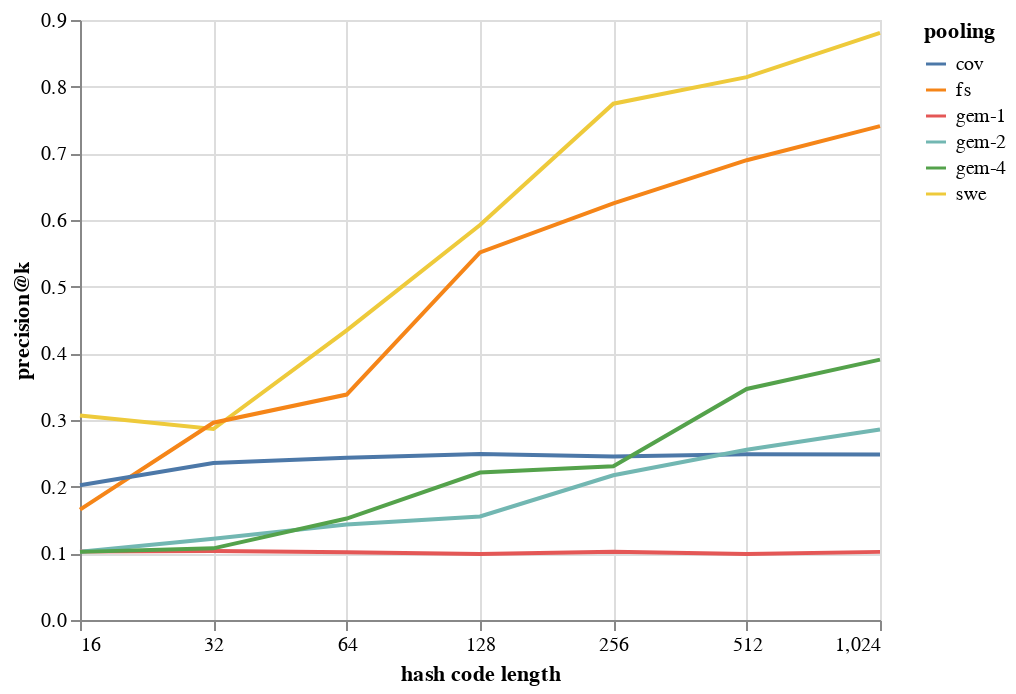

Notebook code for this chart:
### Code cell
pointmnist_data_alt = alt.Data(values=pointmnist_data)
alt.Chart(pointmnist_data_alt).mark_line().encode(
    alt.X('code_length:Q', scale=alt.Scale(type='log', base=2), title='hash code length'),
    alt.Y('precision_k:Q', title='precision@k'),
    color='pooling:N'
)

### Figure 1 — Vega-Lite specification as saved in the notebook (floating-point values rounded to 4 significant figures)
{"config": {"view": {"continuousWidth": 400, "continuousHeight": 300}}, "data": {"values": [{"dataset": "point_mnist", "pooling": "swe", "ann": "faiss-lsh", "k": 8, "code_length": 16, "emb_time_per_sample": 0.004156, "inf_time_per_sample": 3.268e-05, "acc": 0.3843, "precision_k": 0.3066}, {"dataset": "point_mnist", "pooling": "swe", "ann": "faiss-lsh", "k": 8, "code_length": 32, "emb_time_per_sample": 0.004216, "inf_time_per_sample": 4.622e-05, "acc": 0.3246, "precision_k": 0.2864}, {"dataset": "point_mnist", "pooling": "swe", "ann": "faiss-lsh", "k": 8, "code_length": 64, "emb_time_per_sample": 0.003964, "inf_time_per_sample": 5.311e-05, "acc": 0.519, "precision_k": 0.4344}, {"dataset": "point_mnist", "pooling": "swe", "ann": "faiss-lsh", "k": 8, "code_length": 128, "emb_time_per_sample": 0.004153, "inf_time_per_sample": 6.289e-05, "acc": 0.6752, "precision_k": 0.5926}, {"dataset": "point_mnist", "pooling": "swe", "ann": "faiss-lsh", "k": 8, "code_length": 256, "emb_time_per_sample": 0.004049, "inf_time_per_sample": 0.0001778, "acc": 0.8439, "precision_k": 0.7745}, {"dataset": "point_mnist", "pooling": "swe", "ann": "faiss-lsh", "k": 8, "code_length": 512, "emb_time_per_sample": 0.004618, "inf_time_per_sample": 0.0004509, "acc": 0.8782, "precision_k": 0.8143}, {"dataset": "point_mnist", "pooling": "swe", "ann": "faiss-lsh", "k": 8, "code_length": 1024, "emb_time_per_sample": 0.003932, "inf_time_per_sample": 0.0006442, "acc": 0.9216, "precision_k": 0.8807}, {"dataset": "point_mnist", "pooling": "fs", "ann": "faiss-lsh", "k": 8, "code_length": 16, "emb_time_per_sample": 0.0003066, "inf_time_per_sample": 1.056e-05, "acc": 0.1735, "precision_k": 0.1656}, {"dataset": "point_mnist", "pooling": "fs", "ann": "faiss-lsh", "k": 8, "code_length": 32, "emb_time_per_sample": 0.0002134, "inf_time_per_sample": 9.465e-06, "acc": 0.3596, "precision_k": 0.2959}, {"dataset": "point_mnist", "pooling": "fs", "ann": "faiss-lsh", "k": 8, "code_length": 64, "emb_time_per_sample": 0.0002725, "inf_time_per_sample": 2.185e-05, "acc": 0.416, "precision_k": 0.3382}, {"dataset": "point_mnist", "pooling": "fs", "ann": "faiss-lsh", "k": 8, "code_length": 128, "emb_time_per_sample": 0.0002247, "inf_time_per_sample": 3.033e-05, "acc": 0.6417, "precision_k": 0.5513}, {"dataset": "point_mnist", "pooling": "fs", "ann": "faiss-lsh", "k": 8, "code_length": 256, "emb_time_per_sample": 0.0002199, "inf_time_per_sample": 0.0001118, "acc": 0.7091, "precision_k": 0.625}, {"dataset": "point_mnist", "pooling": "fs", "ann": "faiss-lsh", "k": 8, "code_length": 512, "emb_time_per_sample": 0.0002227, "inf_time_per_sample": 0.0001963, "acc": 0.7675, "precision_k": 0.6897}, {"dataset": "point_mnist", "pooling": "fs", "ann": "faiss-lsh", "k": 8, "code_length": 1024, "emb_time_per_sample": 0.0002368, "inf_time_per_sample": 0.000354, "acc": 0.8142, "precision_k": 0.7409}, {"dataset": "point_mnist", "pooling": "cov", "ann": "faiss-lsh", "k": 8, "code_length": 16, "emb_time_per_sample": 0.000109, "inf_time_per_sample": 9.697e-06, "acc": 0.2188, "precision_k": 0.202}, {"dataset": "point_mnist", "pooling": "cov", "ann": "faiss-lsh", "k": 8, "code_length": 32, "emb_time_per_sample": 9.372e-05, "inf_time_per_sample": 1.029e-05, "acc": 0.2591, "precision_k": 0.2353}, {"dataset": "point_mnist", "pooling": "cov", "ann": "faiss-lsh", "k": 8, "code_length": 64, "emb_time_per_sample": 0.0001016, "inf_time_per_sample": 2.388e-05, "acc": 0.2682, "precision_k": 0.2432}, {"dataset": "point_mnist", "pooling": "cov", "ann": "faiss-lsh", "k": 8, "code_length": 128, "emb_time_per_sample": 0.0001055, "inf_time_per_sample": 3.183e-05, "acc": 0.2831, "precision_k": 0.2491}, {"dataset": "point_mnist", "pooling": "cov", "ann": "faiss-lsh", "k": 8, "code_length": 256, "emb_time_per_sample": 8.812e-05, "inf_time_per_sample": 0.0001155, "acc": 0.2694, "precision_k": 0.2451}, {"dataset": "point_mnist", "pooling": "cov", "ann": "faiss-lsh", "k": 8, "code_length": 512, "emb_time_per_sample": 9.318e-05, "inf_time_per_sample": 0.0001894, "acc": 0.282, "precision_k": 0.2485}, {"dataset": "point_mnist", "pooling": "cov", "ann": "faiss-lsh", "k": 8, "code_length": 1024, "emb_time_per_sample": 8.357e-05, "inf_time_per_sample": 0.0003488, "acc": 0.276, "precision_k": 0.2481}, {"dataset": "point_mnist", "pooling": "gem-1", "ann": "faiss-lsh", "k": 8, "code_length": 16, "power": 1, "emb_time_per_sample": 6.393e-05, "inf_time_per_sample": 1.675e-05, "acc": 0.1135, "precision_k": 0.1029}, {"dataset": "point_mnist", "pooling": "gem-1", "ann": "faiss-lsh", "k": 8, "code_length": 32, "power": 1, "emb_time_per_sample": 6.576e-05, "inf_time_per_sample": 9.736e-06, "acc": 0.1137, "precision_k": 0.1033}, {"dataset": "point_mnist", "pooling": "gem-1", "ann": "faiss-lsh", "k": 8, "code_length": 64, "power": 1, "emb_time_per_sample": 4.982e-05, "inf_time_per_sample": 2.223e-05, "acc": 0.1116, "precision_k": 0.1015}, {"dataset": "point_mnist", "pooling": "gem-1", "ann": "faiss-lsh", "k": 8, "code_length": 128, "power": 1, "emb_time_per_sample": 4.953e-05, "inf_time_per_sample": 2.504e-05, "acc": 0.0986, "precision_k": 0.09894}, {"dataset": "point_mnist", "pooling": "gem-1", "ann": "faiss-lsh", "k": 8, "code_length": 256, "power": 1, "emb_time_per_sample": 4.984e-05, "inf_time_per_sample": 0.0001161, "acc": 0.1073, "precision_k": 0.1025}, {"dataset": "point_mnist", "pooling": "gem-1", "ann": "faiss-lsh", "k": 8, "code_length": 512, "power": 1, "emb_time_per_sample": 5.407e-05, "inf_time_per_sample": 0.0002028, "acc": 0.099, "precision_k": 0.0989}, {"dataset": "point_mnist", "pooling": "gem-1", "ann": "faiss-lsh", "k": 8, "code_length": 1024, "power": 1, "emb_time_per_sample": 4.567e-05, "inf_time_per_sample": 0.0003519, "acc": 0.1041, "precision_k": 0.1022}, {"dataset": "point_mnist", "pooling": "gem-2", "ann": "faiss-lsh", "k": 8, "code_length": 16, "power": 2, "emb_time_per_sample": 6.633e-05, "inf_time_per_sample": 1.106e-05, "acc": 0.114, "precision_k": 0.1025}, {"dataset": "point_mnist", "pooling": "gem-2", "ann": "faiss-lsh", "k": 8, "code_length": 32, "power": 2, "emb_time_per_sample": 6.322e-05, "inf_time_per_sample": 9.617e-06, "acc": 0.1529, "precision_k": 0.1218}, {"dataset": "point_mnist", "pooling": "gem-2", "ann": "faiss-lsh", "k": 8, "code_length": 64, "power": 2, "emb_time_per_sample": 6.285e-05, "inf_time_per_sample": 2.3e-05, "acc": 0.1876, "precision_k": 0.1432}, {"dataset": "point_mnist", "pooling": "gem-2", "ann": "faiss-lsh", "k": 8, "code_length": 128, "power": 2, "emb_time_per_sample": 6.12e-05, "inf_time_per_sample": 2.409e-05, "acc": 0.1858, "precision_k": 0.1553}, {"dataset": "point_mnist", "pooling": "gem-2", "ann": "faiss-lsh", "k": 8, "code_length": 256, "power": 2, "emb_time_per_sample": 9.004e-05, "inf_time_per_sample": 0.000174, "acc": 0.2797, "precision_k": 0.2171}, {"dataset": "point_mnist", "pooling": "gem-2", "ann": "faiss-lsh", "k": 8, "code_length": 512, "power": 2, "emb_time_per_sample": 6.342e-05, "inf_time_per_sample": 0.000201, "acc": 0.3021, "precision_k": 0.2554}, {"dataset": "point_mnist", "pooling": "gem-2", "ann": "faiss-lsh", "k": 8, "code_length": 1024, "power": 2, "emb_time_per_sample": 6.023e-05, "inf_time_per_sample": 0.0003617, "acc": 0.347, "precision_k": 0.2858}, {"dataset": "point_mnist", "pooling": "gem-4", "ann": "faiss-lsh", "k": 8, "code_length": 16, "power": 4, "emb_time_per_sample": 0.0001297, "inf_time_per_sample": 9.617e-06, "acc": 0.1135, "precision_k": 0.1022}, {"dataset": "point_mnist", "pooling": "gem-4", "ann": "faiss-lsh", "k": 8, "code_length": 32, "power": 4, "emb_time_per_sample": 9.233e-05, "inf_time_per_sample": 9.658e-06, "acc": 0.1215, "precision_k": 0.1075}, {"dataset": "point_mnist", "pooling": "gem-4", "ann": "faiss-lsh", "k": 8, "code_length": 64, "power": 4, "emb_time_per_sample": 9.667e-05, "inf_time_per_sample": 2.325e-05, "acc": 0.1794, "precision_k": 0.1522}, {"dataset": "point_mnist", "pooling": "gem-4", "ann": "faiss-lsh", "k": 8, "code_length": 128, "power": 4, "emb_time_per_sample": 8.688e-05, "inf_time_per_sample": 2.347e-05, "acc": 0.2728, "precision_k": 0.2211}, {"dataset": "point_mnist", "pooling": "gem-4", "ann": "faiss-lsh", "k": 8, "code_length": 256, "power": 4, "emb_time_per_sample": 9.488e-05, "inf_time_per_sample": 0.0001125, "acc": 0.2911, "precision_k": 0.2305}, {"dataset": "point_mnist", "pooling": "gem-4", "ann": "faiss-lsh", "k": 8, "code_length": 512, "power": 4, "emb_time_per_sample": 8.394e-05, "inf_time_per_sample": 0.000189, "acc": 0.432, "precision_k": 0.3466}, {"dataset": "point_mnist", "pooling": "gem-4", "ann": "faiss-lsh", "k": 8, "code_length": 1024, "power": 4, "emb_time_per_sample": 8.427e-05, "inf_time_per_sample": 0.0003544, "acc": 0.4715, "precision_k": 0.3905}]}, "mark": "line", "encoding": {"color": {"type": "nominal", "field": "pooling"}, "x": {"type": "quantitative", "field": "code_length", "scale": {"base": 2, "type": "log"}, "title": "hash code length"}, "y": {"type": "quantitative", "field": "precision_k", "title": "precision@k"}}, "$schema": "https://vega.github.io/schema/vega-lite/v4.8.1.json"}
